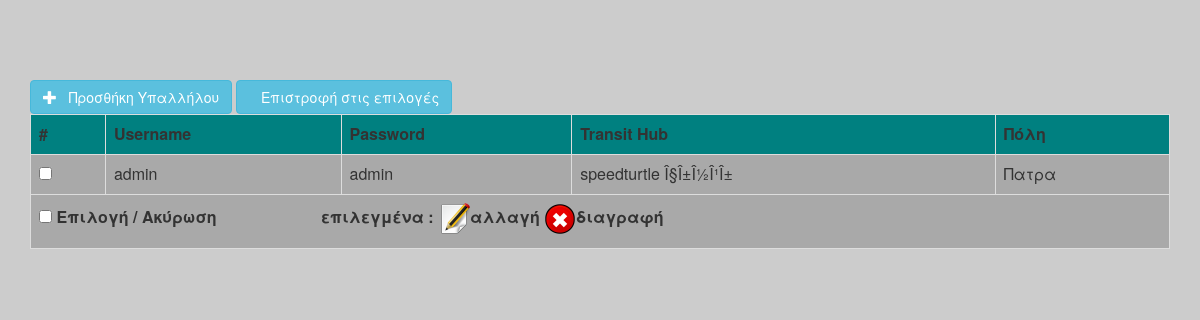
The page /administrators/emplo_transit2/index.php on the database its author committed.
### tables this page shows
CREATE TABLE `emplo_transit2` (
  `emplo3_id` int(10) NOT NULL,
  `emplo3_hub` varchar(128) NOT NULL,
  `emplo3_name` varchar(128) NOT NULL,
  `emplo3_pwd` varchar(128) NOT NULL,
  `emplo3_city` varchar(128) NOT NULL
);

### administrators/emplo_transit2/index.php (the view, shortened to what this page needs)
<?php
	include_once 'dbcon.php';
?>
<!DOCTYPE html PUBLIC>
<head>
<link rel="stylesheet" href="bootstrap/css/bootstrap.min.css" type="text/css" />
<body>
</head>
<body>
<div class="clearfix"></div><div class="container">
<a href="add-data.php" class="btn btn-large btn-info"><i class="glyphicon glyphicon-plus"></i> &nbsp; Προσθήκη Υπαλλήλου</a>
<a href ="Javascript:window.location.href = 'http://localhost/project2017/administrators/direct.php';" class="btn btn-large btn-info"><i class="glyphicon glyphicon" ></i> &nbsp; Επιστροφή στις επιλογές</a>
</div>
<div class="container">
<form method="post" name="frm">
<table class='table table-bordered table-responsive' style="background: #A9A9A9;">
<tr bgcolor="#008080">
<th>#</th>
<th>Username</th>
<th>Password</th>
<th>Transit Hub</th>
<th>Πόλη</th>
</tr>
<?php
	$res = $MySQLiconn->query("SELECT * FROM emplo_transit2");
	$count = $res->num_rows;
	if($count > 0)
	{
		while($row=$res->fetch_array())
		{
			?>
			<tr>
			<td><input type="checkbox" name="chk[]" class="chk-box" value="<?php echo $row['emplo3_id']; ?>"  /></td>
			<td><?php echo $row['emplo3_name']; ?></td>
			<td><?php echo $row['emplo3_pwd']; ?></td>
			<td><?php echo $row['emplo3_hub']; ?></td>
			<td><?php echo $row['emplo3_city']; ?></td>
			</tr>
			<?php
		}
	}
	else
	{
		?>
        <tr>
        <td colspan="5"> Δεν βρέθηκαν υπάλληλοι...</td>
        </tr>
        <?php
	}
?>
<?php
if($count > 0)
{
	?>
	<tr>
    <td colspan="5">
    <label><input type="checkbox" class="select-all" /> Επιλογή / Ακύρωση</label>
    <label style="margin-left:100px;">
    <span style="word-spacing:normal;"> επιλεγμένα :</span>
    <span><img src="edit.png" onClick="edit_records();" alt="edit" />αλλαγή</span>
    <span><img src="delete.png" onClick="delete_records();" alt="delete" />διαγραφή</span>
    </label>
    </td>
	</tr>
    <?php
}
?>
</table>
</form>
</div>
</body>
</html>

### administrators/emplo_transit2/index.php (style rules this page uses)
body { background-color: #ccc }

### rows shown on the page
emplo_transit2: emplo3_name "admin", emplo3_pwd "admin", emplo3_hub "speedturtle Î§Î±Î½Î¹Î±", emplo3_city "Πατρα"
